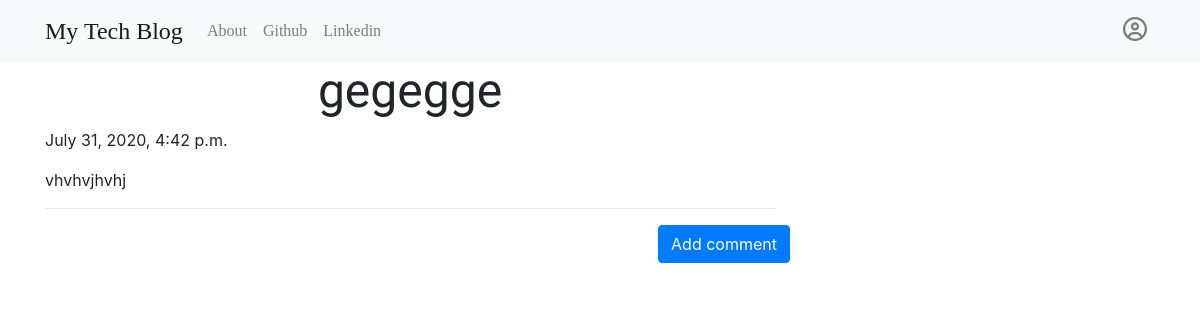
/post/6, run on an earlier commit of the app's database.
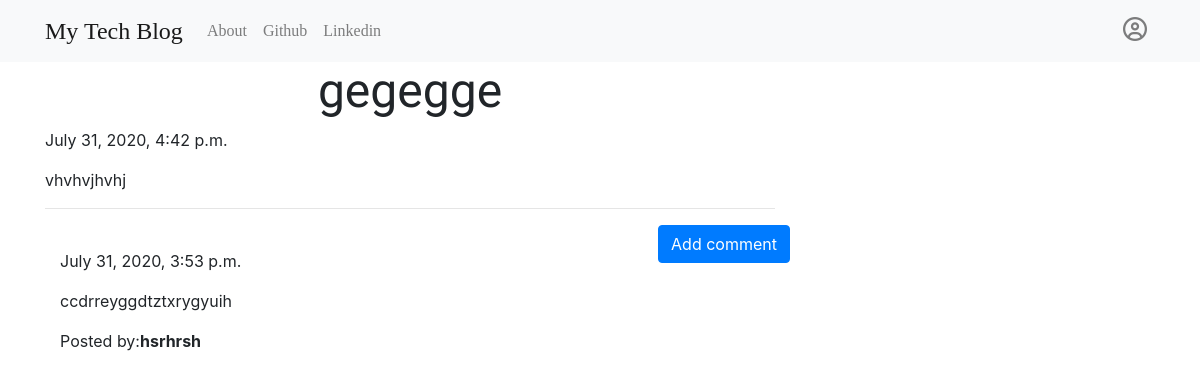
And on a later commit of the database.
### blog/models.py (models this page shows, shortened)
class Comment(models.Model):
    post = models.ForeignKey('blog.Post', related_name='comments', on_delete=models.CASCADE)
    author = models.CharField(max_length=200)
    text = models.TextField()
    create_date = models.DateTimeField(default=timezone.now())
    approve_comment = models.BooleanField(default=False)

### blog/views.py (the view)
# urls.py: path('post/<int:pk>', views.PostDetailView.as_view(), name='post_detail'),
class PostDetailView(DetailView):
    model = Post

### blog/templates/blog/post_detail.html (shortened to what this page needs)
{% extends 'base.html' %}
{% block body_block %}
    <h1 class="posttitle">{{ post.title }}</h1>
    {% if post.publish_date %}
        {{ post.publish_date }}
    {% else %}
        <a class="btn btn-outline-dark" href="{% url 'post_publish' pk=post.pk %}">Publish</a>
    {% endif %}
    <p class="postcontent">{{ post.text|safe|linebreaksbr }}</p>
    <hr>
    <a class="btn btn-primary btn-comment" href="{% url 'add_comment_to_post' pk=post.pk %}">Add comment</a>
    <div class="container">
        {% for comment in post.comments.all %}
            <br>
            {% if user.is_authenticated or comment.approve_comment %}
                {{ comment.create_date }}
                <p>{{ comment.text|safe|linebreaksbr }}</p>
                <p>Posted by:<strong>{{ comment.author }}</strong></p>
            {% endif %}
        {% empty %}
            <p>No comments posted</p>
        {% endfor %}
    </div>
{% endblock %}

What changed in the data, as far as the page shows it:
now on this page (row edited): Comment: create_date "July 31, 2020, 3:53 p.m.", text "ccdrreyggdtztxrygyuih", author "hsrhrsh"
